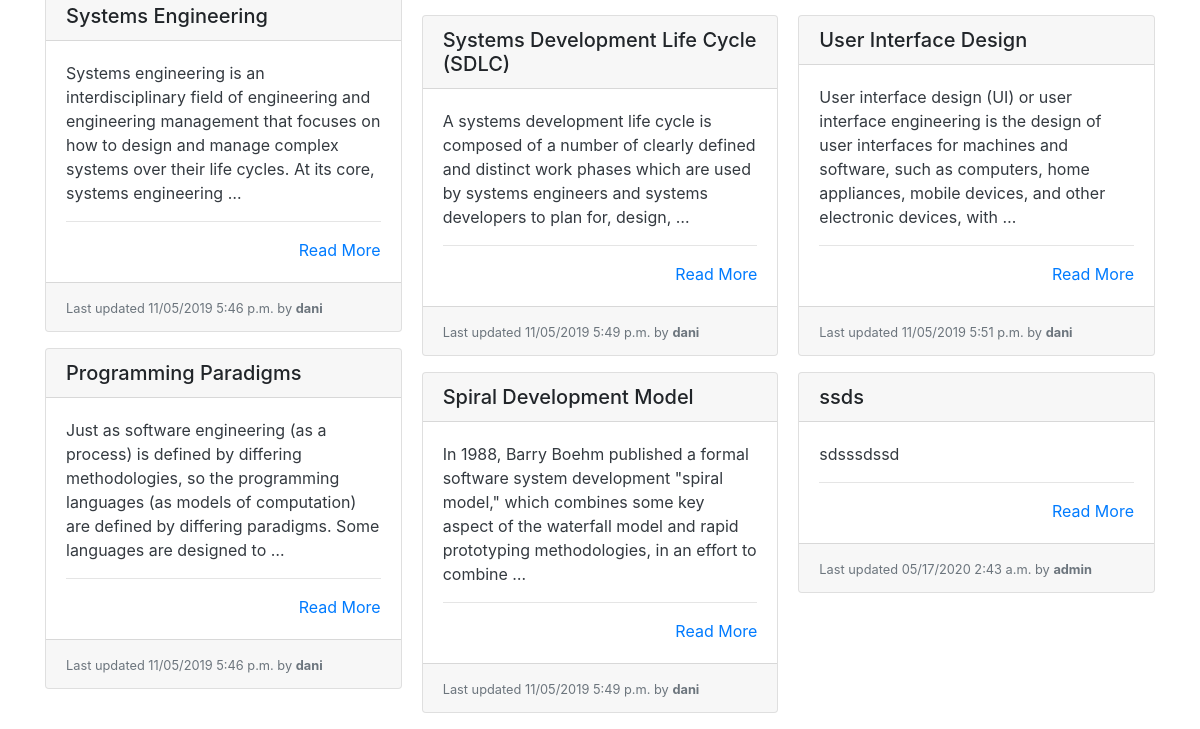
Before: / (lower part) with the older database file.
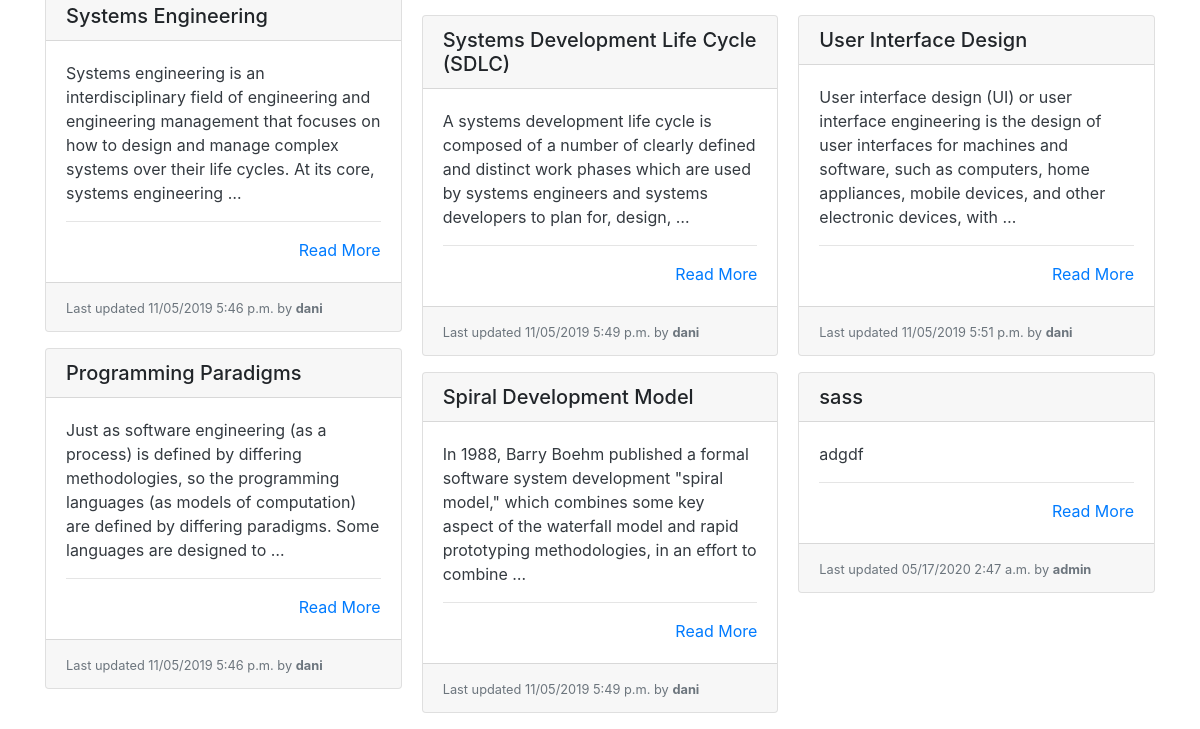
After: the same page with the newer database file.
### wiki/models.py (models this page shows, shortened)
class Page(models.Model):
    title = models.CharField(max_length=settings.WIKI_PAGE_TITLE_MAX_LENGTH, unique=True,
                             help_text="Title of your page.")
    author = models.ForeignKey(User, on_delete=models.PROTECT,
                               help_text="The user that posted this article.")
    slug = models.CharField(max_length=settings.WIKI_PAGE_TITLE_MAX_LENGTH, blank=True, editable=False,
                            help_text="Unique URL path to access this page. Generated by the system.")
    content = models.TextField(
        help_text="Write the content of your page here.")
    created = models.DateTimeField(auto_now_add=True,
                                   help_text="The date and time this page was created. Automatically generated when the model saves.")
    modified = models.DateTimeField(auto_now=True,
                                    help_text="The date and time this page was updated. Automatically generated when the model updates.")

### wiki/views.py (the view)
# urls.py: path('', PageListView.as_view(), name='wiki-list-page'),
class PageListView(ListView):
    model = Page
    def get(self, request):
        pages = self.get_queryset().all()
        return render(request, 'list.html', {
          'pages': pages
        })

### wiki/templates/list.html (shortened to what this page needs)
{% extends "base.html" %}
{% block content %}
  {% if pages %}
    <div class="card-columns">
      {% for page in pages %}
        {% include "partials/card.html" %}
      {% endfor %}
    </div>
  {% else %}
    <div class="alert alert-primary" role="alert">No pages to display.</div>
  {% endif %}
{% endblock %}

### wiki/templates/partials/card.html
<div class="card mb-3">
  <h5 class="card-header ">{{ page.title }}</h5>
  <div class="card-body border-dark">
    <p class="card-text text-dark">
      {{ page.content|truncatewords_html:30 }}
      <hr>
      <div class="text-right"><a href="{% url 'wiki-details-page' page.slug %}" title="Read More">Read More</a></div>
  </div>
  <div class="card-footer">
    <small class="text-muted">Last updated {{ page.modified|date:"SHORT_DATETIME_FORMAT" }} by <b>{{ page.author.username }}</b></small>
  </div>
</div>

Changed rows visible on the page:
changed Page "admin": title "ssds" → "sass"; content "sdsssdssd" → "adgdf"; modified "05/17/2020 2:43 a.m." → "05/17/2020 2:47 a.m."
